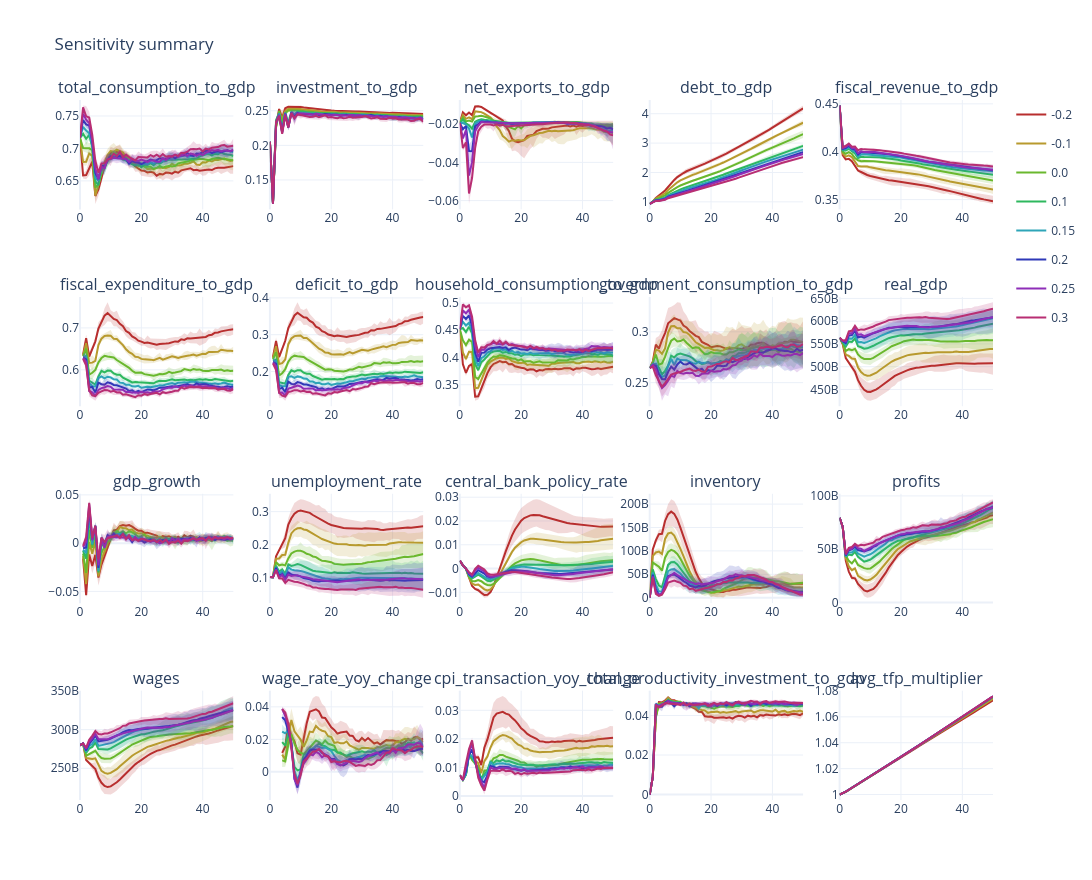
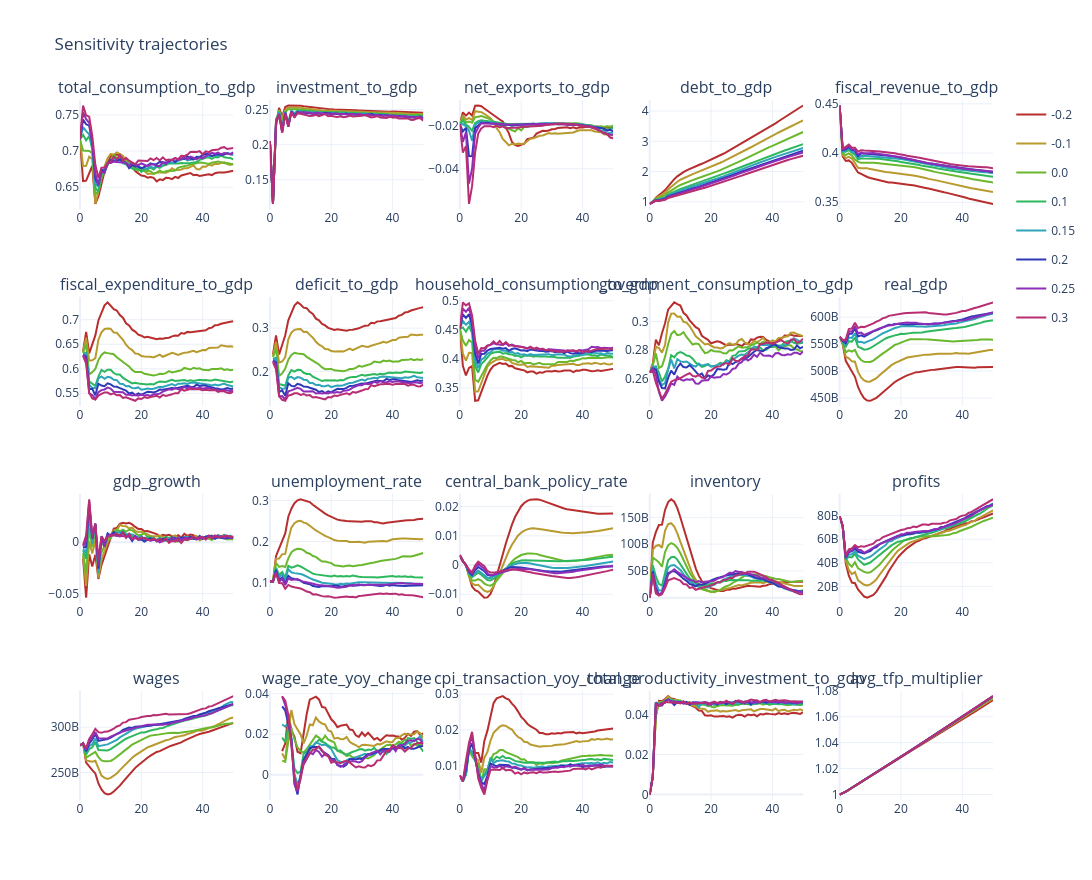

Notebook code for these charts, in order:
### Code cell
if sensitivity is not None:
    plot_sensitivity_summary(sensitivity, cols=list(MACRO_COLUMNS))
    plot_sensitivity(sensitivity, cols=list(MACRO_COLUMNS))
